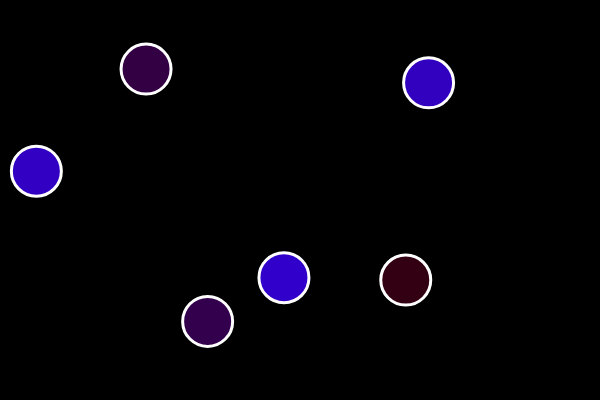
Frame 1 (no input)
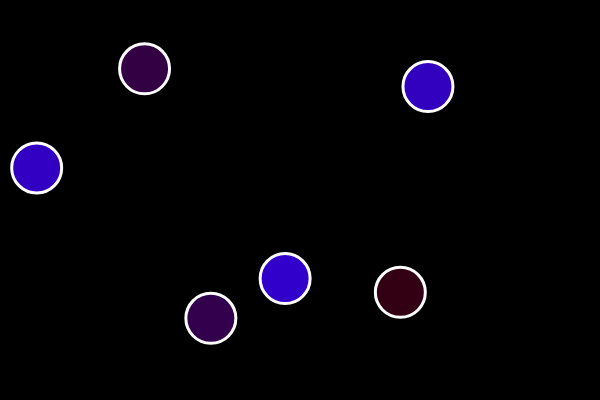
Frame 60 (no input)
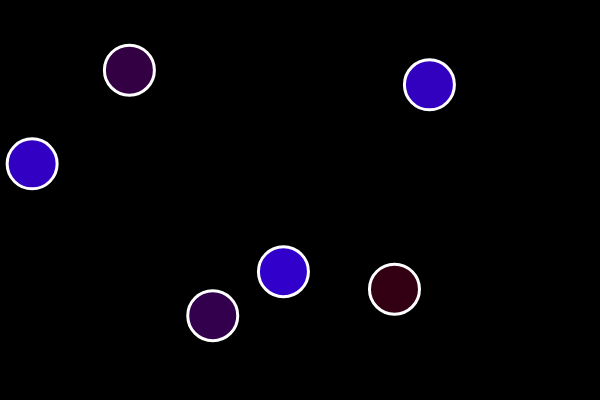
Frame 120 (the mouse pressed at the canvas centre since frame 60)

The p5.js sketch that drew these frames (run headless with seeded random() and noise() and a simulated clock; from frame 60 on, the mouse is pressed at the canvas centre):

// p5.js sketch
// ── sketch.js
var balls = [];

function setup() {
  createCanvas(600, 400);
  for(var i = 0; i < 6; i++){
   var x = random(width);
   var y = random(height);
   balls.push(new Ball(x, y));
  }
}

function draw() {
  background(0);
  for(var i = 0; i < balls.length; i++){
    balls[i].display();
    balls[i].move();

  }
}

function mousePressed(){

  for(var i = 0; i < balls.length; i++){
    var d = dist(balls[i].x, balls[i].y, mouseX, mouseY);
    if(d <= 25){
      balls[i].clicked();

    }
  }
}

// ── ball.js
function Ball(x, y) {
  this.x = x;
  this.y = y;
  this.col = color(50, 0, random(0, 255));

  this.display = function(){
    stroke(255);
    strokeWeight(3);
    fill(this.col);
    ellipse(this.x, this.y, 50);
  }

  this.clicked = function(){
    this.col = (255);
  }

  this.move = function(){
    this.x += random(-1, 1);
    this.y += random(-1, 1);
  }

}
